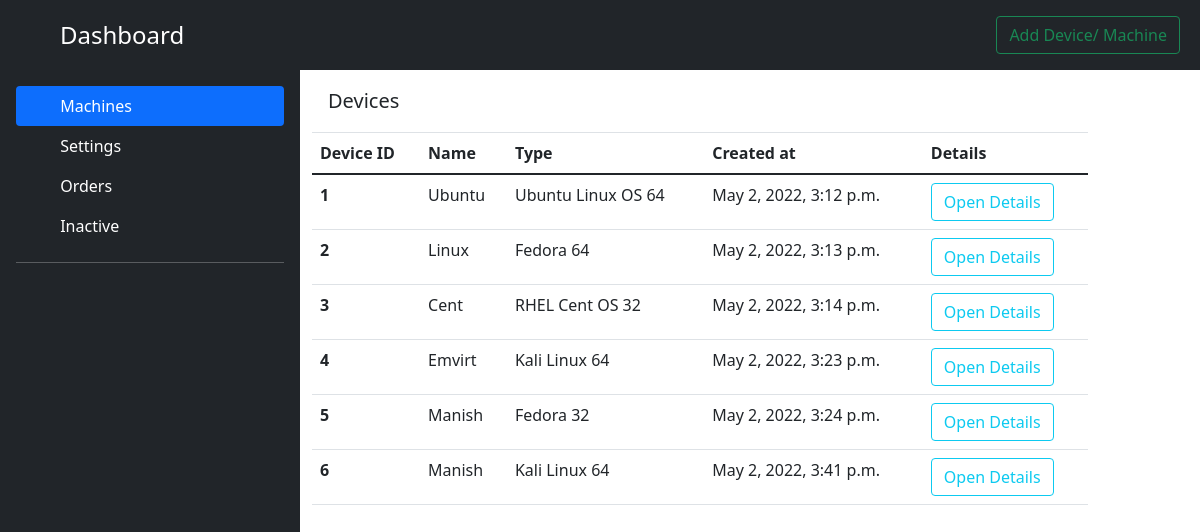
The page / on the database its author committed.
### dashboard/models.py (models this page shows, shortened)
class machine(models.Model):
    name = models.CharField(max_length=50)
    dtype = models.CharField(max_length=50)
    createdat = models.DateTimeField(auto_now_add=True)

### dashboard/views.py (the view)
# urls.py: 2. Add a URL to urlpatterns:  path('', views.home, name='home')
def home(request):
    obj = None
    if request.method == "POST":
        name = request.POST.get('name')
        dtype = request.POST.get('type')
        print("Name = ",name, "\nDtype = ", dtype)
        obj = machine.objects.create(name=name, dtype=dtype)
    machines = machine.objects.all()
    if obj:
        context = {
            "machines" : machines,
            "message" : {
                "name" : obj.name,
                "dtype" : obj.dtype
                }
        }
        obj.save()
    else:
        context = {
            "machines" : machines
        }
    return render(request, 'home.html', context)

### templates/home.html (shortened to what this page needs)
{% extends 'base.html' %}
{% block body %}
<nav class="navbar navbar-light text-white bg-dark py-3">
  <form class="container-fluid justify-content-between ">
    <a href="/" class="d-flex align-items-center mb-3 mb-md-0 me-md-auto text-white text-decoration-none">
      <svg class="bi me-2" width="40" height="32"></svg>
      <span class="fs-4">Dashboard</span>
    </a>
    <button class="btn btn-outline-success me-2" type="button" data-bs-toggle="modal" data-bs-target="#addmachine">Add
      Device/ Machine</button>
  </form>
</nav>
<main class="container-fluid" style="height: 93vh;">
  <div class='row h-100'>
    <div class="col-3 p-3 mr-3 text-white bg-dark">
      <ul class="nav nav-pills flex-column mb-auto">
        <li class="nav-item">
          <a href="#" class="nav-link active" aria-current="page">
            <svg class="bi me-2" width="16" height="16">
              <use xlink:href="#home"></use>
            </svg>
            Machines
          </a>
        </li>
        <li>
          <a href="#" class="nav-link text-white">
            <svg class="bi me-2" width="16" height="16">
              <use xlink:href="#speedometer2"></use>
            </svg>
            Settings
          </a>
        </li>
        <li>
          <a href="#" class="nav-link text-white">
            <svg class="bi me-2" width="16" height="16">
              <use xlink:href="#table"></use>
            </svg>
            Orders
          </a>
        </li>
        <li>
          <a href="#" class="nav-link text-white">
            <svg class="bi me-2" width="16" height="16">
              <use xlink:href="#grid"></use>
            </svg>
            Inactive
          </a>
        </li>
      </ul>
      <hr>
    </div>
    <div class="col-8 ml-5 ">
      <a href="/" class="d-flex align-items-center flex-shrink-0 p-3 link-dark text-decoration-none border-bottom">
        <span class="fs-5 fw-semibold">Devices</span>
      </a>
      <table class="table">
        <thead>
          <tr>
            <th scope="col">Device ID</th>
            <th scope="col">Name</th>
            <th scope="col">Type</th>
            <th scope="col">Created at</th>
            <th scope="col">Details</th>
          </tr>
        </thead>
        {% if machines %}
        <tbody>
          {% for machine in machines %}
          <tr>
            <th scope="row">{{machine.pk}}</th>
            <td>{{machine.name}}</td>
            <td>{{machine.dtype}}</td>
            <td>{{machine.createdat}}</td>
            <td> <a href="machine/{{machine.pk}}" class="btn btn-outline-info"> Open Details </a> </td>
          </tr>
          {% endfor %}
        </tbody>
        {% endif %}
      </table>
    </div>
  </div>
</main>
{% endblock body %}

### templates/base.html (shortened to what this page needs)
<!doctype html>
<html lang="en">
  <head>
    <link href="https://cdn.jsdelivr.net/npm/bootstrap@5.1.3/dist/css/bootstrap.min.css" rel="stylesheet">
  </head>
  <body>
    {% block body %} {% endblock body %}
  </body>
</html>

### rows shown on the page
machine: pk "1", name "Ubuntu", dtype "Ubuntu Linux OS 64", createdat "May 2, 2022, 3:12 p.m."
machine: pk "2", name "Linux", dtype "Fedora 64", createdat "May 2, 2022, 3:13 p.m."
machine: pk "3", name "Cent", dtype "RHEL Cent OS 32", createdat "May 2, 2022, 3:14 p.m."
machine: pk "4", name "Emvirt", dtype "Kali Linux 64", createdat "May 2, 2022, 3:23 p.m."
machine: pk "5", name "Manish", dtype "Fedora 32", createdat "May 2, 2022, 3:24 p.m."
machine: pk "6", name "Manish", dtype "Kali Linux 64", createdat "May 2, 2022, 3:41 p.m."
